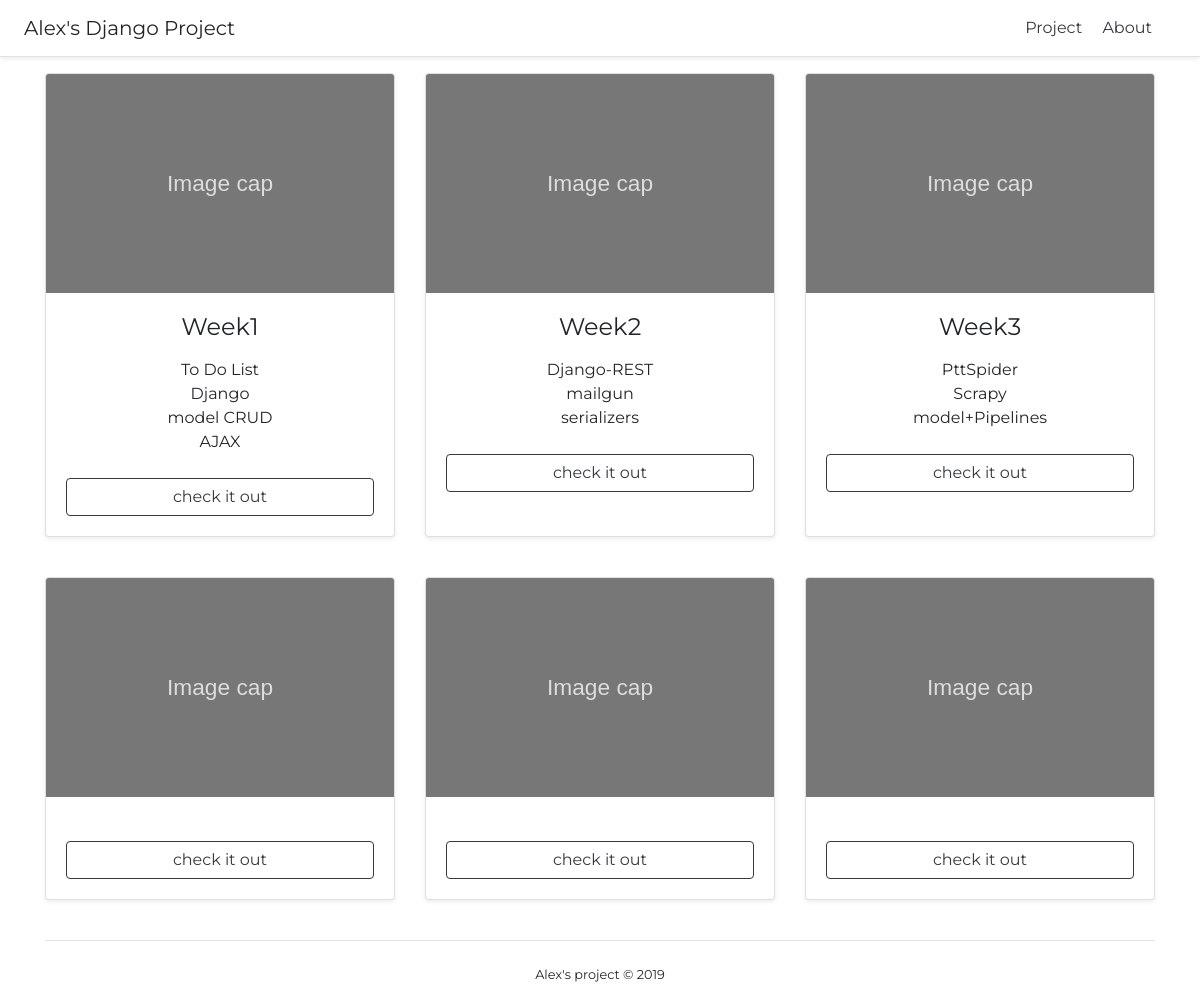
Before: / with the older database file.
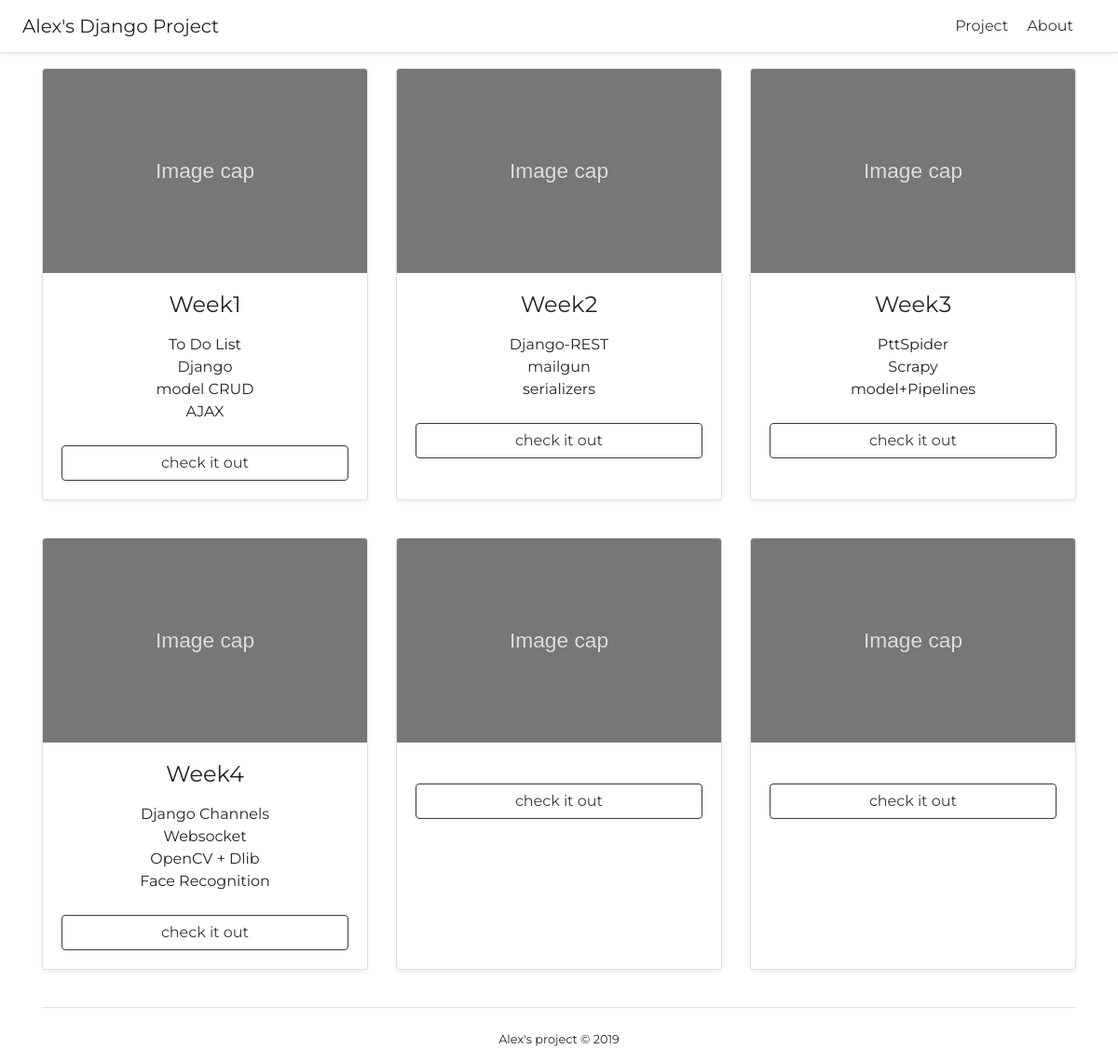
After: the same page with the newer database file.
### main/models.py (models this page shows)
class Article(models.Model):
    title = models.CharField(max_length=100)
    content = models.TextField(blank=True)
    photo = models.URLField(blank=True)
    tag1 = models.CharField(max_length=100,blank=True)
    tag2 = models.CharField(max_length=100,blank=True)
    tag3 = models.CharField(max_length=100,blank=True)
    tag4 = models.CharField(max_length=100,blank=True)
    created_at = models.DateTimeField(auto_now_add=True)
    uri = models.TextField(blank=True)

### main/views.py (the view)
# urls.py: path('', index),
def index(request):
    return render(request, 'index/index.html', {
        'Articles': Article.objects.all(),
    })

### templates/index/index.html
{% extends 'index/base.html' %}
{% load static %}
{% block content %}
<div class="container">
    {% for Article in Articles %}
        {% if forloop.counter0|divisibleby:3 %}
        <div class="card-deck mb-3 text-center">
        {% endif %}
            <div class="card mb-4 shadow-sm">
                <img class="card-img-top" src="{% static 'images/png.svg' %}" alt="Card image cap">
                <div class="card-body">
                    <h4 class="my-0 font-weight-normal">{{ Article.title }}</h4>
                    <ul class="list-unstyled mt-3 mb-4">
                        <li>{{ Article.tag1 }}</li>
                        <li>{{ Article.tag2 }}</li>
                        <li>{{ Article.tag3 }}</li>
                        <li>{{ Article.tag4 }}</li>
                    </ul>
                    <a class="btn btn btn-md btn-block btn-outline-dark" href="{{ Article.uri }}" role="button">check it out</a>
                </div>
            </div>
        {% if forloop.counter|divisibleby:3 %}
        </div>
        {% endif %}
    {% endfor %}
</div>
{% endblock %}

### templates/index/base.html (shortened to what this page needs)
<!DOCTYPE html>
<html>
<head>
    {% load static %}
    {% include 'index/include.html' %}
</head>
<body>
    {% include 'index/navbar.html' %}
    {% block content %}{% endblock %}
    {% include 'index/footer.html' %}
</body>
</html>

### templates/index/include.html (shortened to what this page needs)
<link rel="stylesheet" href="https://stackpath.bootstrapcdn.com/bootstrap/4.2.1/css/bootstrap.min.css">

### templates/index/navbar.html
<div class="d-flex flex-column flex-md-row align-items-center p-3 px-md-4 mb-3 bg-white border-bottom shadow-sm">
    <h5 class="my-0 mr-md-auto font-weight-normal">Alex's Django Project</h5>
    <nav class="my-2 my-md-0 mr-md-3">
    <a class="p-2 text-dark" href=/#">Project</a>
    <a class="p-2 text-dark" href="#">About</a>
    </nav>
</div>

### templates/index/footer.html
<div class="container">
    <footer class="border-top">
        <div class="row">
            <div class="col-6 offset-3 col text-center">
                <small class="pt-4 d-block mb-3">Alex's project © 2019</small>
            </div>
        </div>
    </footer>
</div>

### templates/index/base.html (style rules this page uses)
body { font-family: 'Montserrat', sans-serif; }

Changed rows visible on the page:
changed Article: title (not shown) → "Week4"; tag1 (not shown) → "Django Channels"; tag2 (not shown) → "Websocket"; tag3 (not shown) → "OpenCV + Dlib"; tag4 (not shown) → "Face Recognition"
